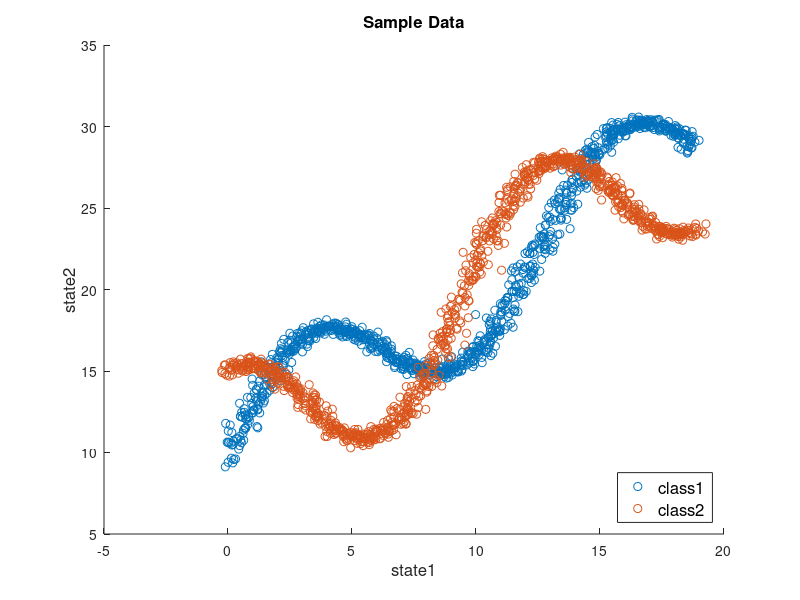

This figure's MATLAB source: (Note: this script raises an error after producing the figure.)
%With nonlinearfunctions

clear all


%%
nn = 1000;
noiz = 0.2;

rangen = [0 6*pi];

paramsnl1 = [10 1 4 0.5]; %m, b
paramsnl2 = [10 1 5 0.5]; %m, b


xm = linspace(rangen(1),rangen(2),nn)';

xm1 = xm + randn(nn,1)*noiz;
xm2 = xm + randn(nn,1)*noiz;

yx1 = ones(nn,1)*paramsnl1(1) + xm1.*paramsnl1(2) + paramsnl1(3).*sin(paramsnl1(4).*xm1) + randn(nn,1)*noiz;
yx2 = ones(nn,1)*paramsnl2(1) + xm2.*paramsnl2(2) + paramsnl2(3).*cos(paramsnl2(4).*xm2) + randn(nn,1)*noiz;


X1 = [xm2, yx1];
X2 = [xm1, yx2];

Data = [X1;X2];
Y = [ones(nn,1)*1;ones(nn,1)*2]; %;ones(nn,1)*3];
classes = unique(Y);

figure
scatter(X1(:,1),X1(:,2),'r.')
hold on
scatter(X2(:,1),X2(:,2),'b.')
%hold on
%scatter(X3(:,1),X3(:,2),'g.')
hold off
title('Sample Data','FontSize', 12)
xlabel('state1','FontSize', 12)
ylabel('state2','FontSize', 12)
hl = legend('class1','class2','Location','southeast');
set(hl,'FontSize',12);


std(X1)
std(X2)

(range(Data)./length(Data)) .* std(Data)

mean(sqrt(std(Data)))

%% plot the resulting seperations

[h] = windowDiscriminantPlot(Data, Y, 0.5);


%% Train the models for each
pthresh = 0.5;
kmeanlimit = 7;

if(~exist('kmg'))
    kmg = [];
end
[Models, kmg] = windowDiscriminantTrain(Data, Y, pthresh, kmg, kmeanlimit, 'ploton');


%% Now get some new online data

rng('shuffle')

xm1_on = xm + randn(nn,1)*noiz;
xm2_on = xm + randn(nn,1)*noiz;

yx1_on = ones(nn,1)*paramsnl1(1) + xm1_on.*paramsnl1(2) + paramsnl1(3).*sin(paramsnl1(4).*xm1_on) + randn(nn,1)*noiz;
yx2_on = ones(nn,1)*paramsnl2(1) + xm2_on.*paramsnl2(2) + paramsnl2(3).*cos(paramsnl2(4).*xm2_on) + randn(nn,1)*noiz;


X1_Online = [xm2_on, yx1_on];
X2_Online = [xm1_on, yx2_on];

Data_Online = [X1_Online;X2_Online];


%% Log Likelihood ratios

disp('classification accuracy with Rods Discriminant:')
LLR_X1 = windowDiscriminantOnline(X1_Online, Models, classes, pthresh);
LLR_X1(end);
class_okay1 = LLR_X1 >= 0;
Accuracy1 = sum(class_okay1)/length(class_okay1)

LLR_X2 = windowDiscriminantOnline(X2_Online, Models, classes, pthresh);
LLR_X2(end);
class_okay2 = LLR_X2 <= 0;
Accuracy2 = sum(class_okay2)/length(class_okay2)

disp('classification accuracy with gaussians:')
AccLC = LeastSqauresClassify( [Data_Online(:,1),ones(length(Data_Online),1)], Data_Online(:,2), Y);

figure
plot(LLR_X1,'r');
figure
plot(LLR_X2,'b');











    
